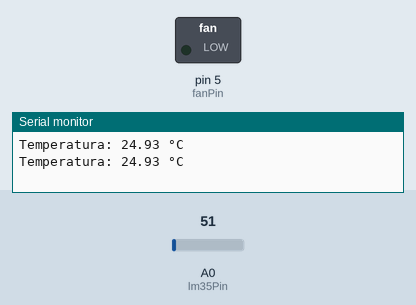
Recording of a sketch running on a simulated Arduino Uno, built with avr-gcc and run on an emulated ATmega328P. Parts: switched loads named in the sketch (green lamp = pin HIGH), the last lines printed to the serial monitor. Inputs (shaded band) come from the test bench; at power-on: A0 (lm35Pin) = 51.

Above: at 1.8 s.
1.9 s: A0 (lm35Pin) set to 58
3.4 s: A0 (lm35Pin) set to 69
At 5.3 s:
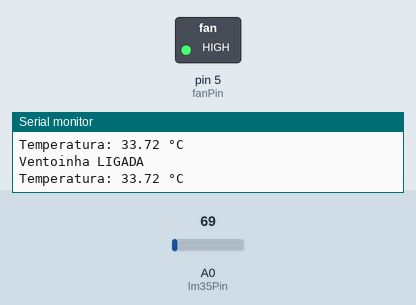
Timing chart, 0 to 6.8 s (numbered marks = the images above; inputs shaded):
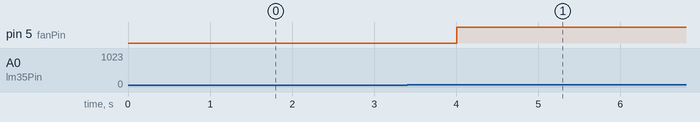

Measured:
- the behaviour switches between 61 and 62 on A0 (lm35Pin) (found by bisection; images 0 and 1)
- after the input at 3.4 s, pin 5 (fanPin): LOW → HIGH after 0.60 s

The sketch:

ventoinhaTESTE.ino
```cpp
// Controle de ventoinha com LM35
// Função: Liga ventoinha se temperatura > limite, desliga se < limite - histerese

const int lm35Pin = A0;      // Entrada analógica do LM35
const int fanPin = 5;        // Saída digital para o relé ou transistor

const float tempLimite = 30.0;    // Temperatura limite em °C
const float histerese = 2.0;      // Diferença para desligar (evita oscilações)

bool fanLigado = false;  // Estado atual da ventoinha

void setup() {
  Serial.begin(9600);
  pinMode(fanPin, OUTPUT);
  digitalWrite(fanPin, LOW); // Ventoinha inicialmente desligada
}

void loop() {
  // Leitura do LM35 (10mV por °C → 1°C = 0.01V)
  int leitura = analogRead(lm35Pin);
  float tensao = leitura * (5.0 / 1023.0);
  float temperatura = tensao / 0.01;

  Serial.print("Temperatura: ");
  Serial.print(temperatura);
  Serial.println(" °C");

  // Controle com histerese
  if (!fanLigado && temperatura >= tempLimite) {
    digitalWrite(fanPin, HIGH); // Liga ventoinha
    fanLigado = true;
    Serial.println("Ventoinha LIGADA");
  }
  else if (fanLigado && temperatura <= (tempLimite - histerese)) {
    digitalWrite(fanPin, LOW); // Desliga ventoinha
    fanLigado = false;
    Serial.println("Ventoinha DESLIGADA");
  }

  delay(1000); // Atualiza a cada 1 segundo
}
```
